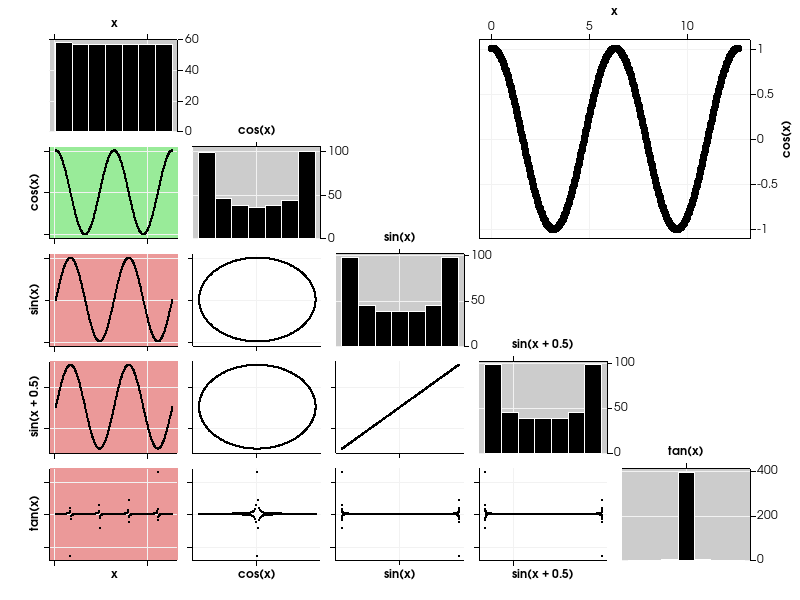

Generate this figure with Python:
#!/usr/bin/env python
# Demonstrate a scatter plot matrix with histogram bins, repopulated with different point counts.

import math

import vtkmodules.vtkInteractionStyle  # noqa: F401
import vtkmodules.vtkRenderingContextOpenGL2  # noqa: F401
import vtkmodules.vtkRenderingOpenGL2  # noqa: F401

from vtkmodules.vtkChartsCore import vtkScatterPlotMatrix
from vtkmodules.vtkCommonCore import vtkFloatArray
from vtkmodules.vtkCommonDataModel import vtkTable
from vtkmodules.vtkRenderingContext2D import vtkContextActor
from vtkmodules.vtkRenderingCore import (
    vtkRenderWindow,
    vtkRenderWindowInteractor,
    vtkRenderer,
)

# Create a table with some points in it.
table = vtkTable()
arr_x = vtkFloatArray()
arr_x.SetName("x")
table.AddColumn(arr_x)
arr_c = vtkFloatArray()
arr_c.SetName("cos(x)")
table.AddColumn(arr_c)
arr_s = vtkFloatArray()
arr_s.SetName("sin(x)")
table.AddColumn(arr_s)
arr_s2 = vtkFloatArray()
arr_s2.SetName("sin(x + 0.5)")
table.AddColumn(arr_s2)
tangent = vtkFloatArray()
tangent.SetName("tan(x)")
table.AddColumn(tangent)

num_points = 100
inc = 4.0 * math.pi / (num_points - 1)
table.SetNumberOfRows(num_points)
for i in range(num_points):
    table.SetValue(i, 0, i * inc)
    table.SetValue(i, 1, math.cos(i * inc))
    table.SetValue(i, 2, math.sin(i * inc))
    table.SetValue(i, 3, math.sin(i * inc) + 0.5)
    table.SetValue(i, 4, math.tan(i * inc))

# Set up the scatter plot matrix.
matrix = vtkScatterPlotMatrix()
matrix.SetInput(table)
matrix.SetNumberOfBins(7)

# Context actor and scene wiring.
context_actor = vtkContextActor()
context_actor.GetScene().AddItem(matrix)

# Renderer
renderer = vtkRenderer()
renderer.SetBackground(1.0, 1.0, 1.0)
context_actor.GetScene().SetRenderer(renderer)
renderer.AddActor(context_actor)

# Window
render_window = vtkRenderWindow()
render_window.SetSize(800, 600)
render_window.SetMultiSamples(0)
render_window.AddRenderer(renderer)
render_window.SetWindowName("scatter plot matrix histogram")

# Interactor
interactor = vtkRenderWindowInteractor()
interactor.SetRenderWindow(render_window)

render_window.Render()

# Repopulate with more points.
table_2 = vtkTable()
arr_x_2 = vtkFloatArray()
arr_x_2.SetName("x")
table_2.AddColumn(arr_x_2)
arr_c_2 = vtkFloatArray()
arr_c_2.SetName("cos(x)")
table_2.AddColumn(arr_c_2)
arr_s_2 = vtkFloatArray()
arr_s_2.SetName("sin(x)")
table_2.AddColumn(arr_s_2)
arr_s2_2 = vtkFloatArray()
arr_s2_2.SetName("sin(x + 0.5)")
table_2.AddColumn(arr_s2_2)
tangent_2 = vtkFloatArray()
tangent_2.SetName("tan(x)")
table_2.AddColumn(tangent_2)

num_points_2 = 400
inc_2 = 4.0 * math.pi / (num_points_2 - 1)
table_2.SetNumberOfRows(num_points_2)
for i in range(num_points_2):
    table_2.SetValue(i, 0, i * inc_2)
    table_2.SetValue(i, 1, math.cos(i * inc_2))
    table_2.SetValue(i, 2, math.sin(i * inc_2))
    table_2.SetValue(i, 3, math.sin(i * inc_2) + 0.5)
    table_2.SetValue(i, 4, math.tan(i * inc_2))

matrix.SetInput(table_2)
matrix.SetNumberOfBins(7)

render_window.Render()
interactor.Initialize()
interactor.Start()
